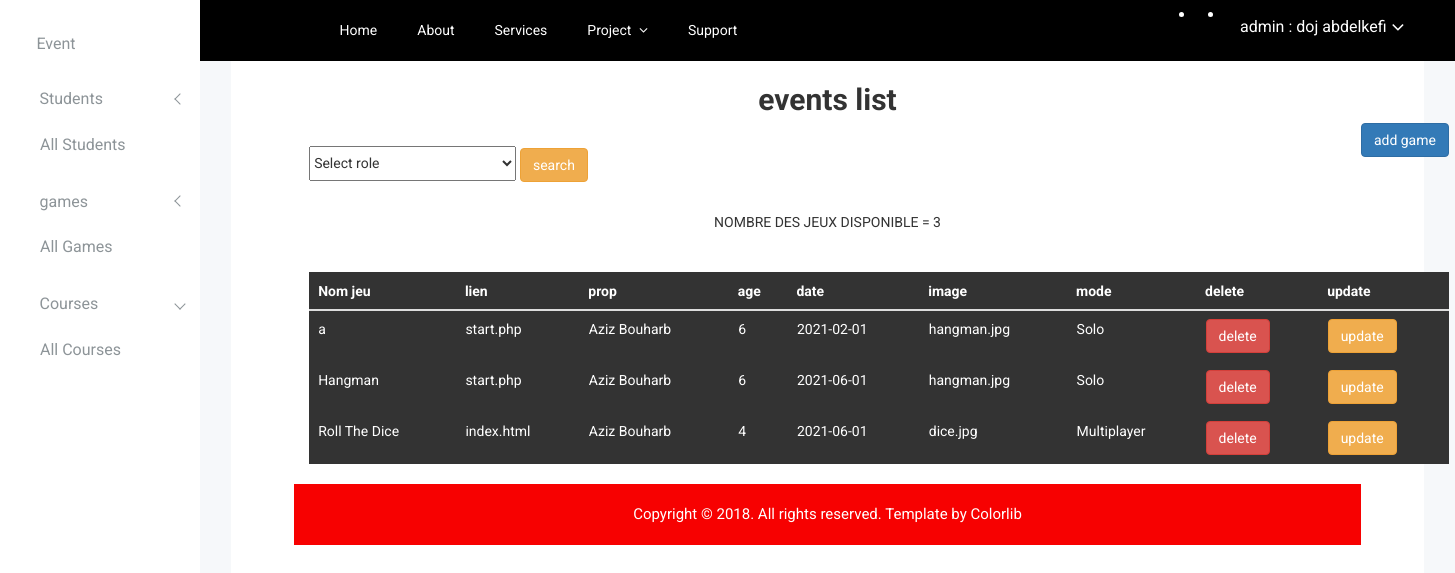
Screenshot of /CourseManagment/view/all-games.php (signed in) with the database file from the repository.
### tables this page shows
CREATE TABLE `jeux` (
  `nom_jeu` varchar(255) NOT NULL,
  `lien_jeu` varchar(255) NOT NULL,
  `prop_jeu` varchar(255) NOT NULL,
  `age_jeu` varchar(255) NOT NULL,
  `date_jeu` varchar(255) NOT NULL,
  `mode_jeu` varchar(255) NOT NULL,
  `img_jeu` varchar(255) NOT NULL
);

### jeuxManagment/back aziz/jeuxC.php (called while the page is built, shortened)
<?php
    class jeuxC{
        function afficherJeux() {
            $sql = "SELECT * FROM jeux";
            $db = config::getConnexion();
            try {
                $liste = $db->query($sql);
                return $liste;
            } catch(Exception $e){
				$e->getMessage();
			}
        }
    }
?>

### CourseManagment/view/all-games.php (the view, shortened to what this page needs)
<?php
    require_once "./../../jeuxManagment/back aziz/jeuxC.php";
    $jeuxC = new jeuxC();
    $listejeux = $jeuxC->afficherJeux();
?>
<!doctype html>
<html class="no-js" lang="en">
<head>
    <link rel="stylesheet" href="./../../EDu-Quiz B/css/bootstrap.min.css">
    <link rel="stylesheet" href="./../../EDu-Quiz B/css/font-awesome.min.css">
    <link rel="stylesheet" href="./../../EDu-Quiz B/css/owl.carousel.css">
    <link rel="stylesheet" href="./../../EDu-Quiz B/css/owl.theme.css">
    <link rel="stylesheet" href="./../../EDu-Quiz B/css/owl.transitions.css">
    <link rel="stylesheet" href="./../../EDu-Quiz B/css/animate.css">
    <link rel="stylesheet" href="./../../EDu-Quiz B/css/normalize.css">
    <link rel="stylesheet" href="./../../EDu-Quiz B/css/meanmenu.min.css">
    <link rel="stylesheet" href="./../../EDu-Quiz B/css/main.css">
    <link rel="stylesheet" href="./../../EDu-Quiz B/css/educate-custon-icon.css">
    <link rel="stylesheet" href="./../../EDu-Quiz B/css/morrisjs/morris.css">
    <link rel="stylesheet" href="./../../EDu-Quiz B/css/scrollbar/jquery.mCustomScrollbar.min.css">
    <link rel="stylesheet" href="./../../EDu-Quiz B/css/metisMenu/metisMenu.min.css">
    <link rel="stylesheet" href="./../../EDu-Quiz B/css/metisMenu/metisMenu-vertical.css">
    <link rel="stylesheet" href="./../../EDu-Quiz B/css/calendar/fullcalendar.min.css">
    <link rel="stylesheet" href="./../../EDu-Quiz B/css/calendar/fullcalendar.print.min.css">
    <link rel="stylesheet" href="./../../EDu-Quiz B/style.css">
    <link rel="stylesheet" href="./../../EDu-Quiz B/css/responsive.css">
</head>
<body>
  <?php require_once "./sideBar.php" ?>
    <div class="all-content-wrapper">
        <div class="container-fluid">
            <div class="row">
                <div class="col-lg-12 col-md-12 col-sm-12 col-xs-12">
                    <div class="logo-pro">
                    </div>
                </div>
            </div>
        </div>
        <?php require_once "./../../CourseManagment/view/header.php" ?>
        <div style="height:100vh; width:95%;  background-color:white; padding:5% 5% 5% 5%"
            class="courses-area container-fluid">
            <div class="container-fluid">
                <div class="row">
                    <div class="col-lg-12">
                        <h2 style="text-align:center;">events list</h2> <br>
                        <form class="mt-5 mb-5" action="./rechercherUsersAd.php" method="POST">
                        <select id="select" style="margin-bottom :3%; width:20%;height:35px" class="form-select"  id="Categorie" name="Categorie" aria-label="Default select example">
                <option  selected>Select role</option>
            </select>
                            <input   class="btn btn-warning" type="submit" value="search">
                        </form>
   <?php
$conn = mysqli_connect("localhost","root","","coursesdb");
$sql="select count(*) as total from jeux";
$result=mysqli_query($conn,$sql);
$data=mysqli_fetch_assoc($result);
echo '<center> NOMBRE DES JEUX DISPONIBLE = '.$data['total'].'</center>';
?>
<br><br>
        </center></div>
        <div class="courses-area">
            <div class="container pos">
                <br><br>
                <a href="./../../jeuxManagment/back aziz/add-game.php" class="btn btn-primary">add game</a>
                <br><br>
                <table class="table">
                    <thead class="thead-dark">
                        <tr>
                            <th>Nom jeu</th>
                            <th>lien</th>
                            <th>prop</th>
                            <th>age</th>
                            <th>date</th>
                            <th>image</th>
                            <th>mode</th>
                            <th>delete</th>
                            <th>update</th>
                        </tr>
                        <?php foreach ($listejeux as $jeux) { ?>
                            <tr>
                                <td>
                                    <?php echo $jeux['nom_jeu'] ?>
                                </td>
                                <td>
                                    <?php echo $jeux['lien_jeu'] ?>
                                </td>
                                <td>
                                    <?php echo $jeux['prop_jeu'] ?>
                                </td>
                                <td>
                                    <?php echo $jeux['age_jeu'] ?>
                                </td>
                                <td>
                                    <?php echo $jeux['date_jeu'] ?>
                                </td>
                                <td>
                                    <?php echo $jeux['img_jeu'] ?>
                                </td>
                                <td>
                                    <?php echo $jeux['mode_jeu'] ?>
                                </td>
                                <td>
                                    <form action="./../../jeuxManagment/back aziz/supprimerJeux.php" method="POST">
                                        <input class="btn btn-danger" type="submit" value="delete">
                                    </form>
                                </td>
                                <td>
                                    <form action="modifierJeux.php" method="POST">
                                        <input class="btn btn-warning" type="submit" value="update">
                                    </form>
                                </td>
                            </tr>
                        <?php } ?>
                    </thead>
                </table>
                    </div>
                </div>
            </div>
        </div>
        <div class="footer-copyright-area">
            <div class="container-fluid">
                <div class="row">
                    <div class="col-lg-12 col-md-12 col-sm-12 col-xs-12">
                        <div class="footer-copy-right">
                            <p>Copyright © 2018. All rights reserved. Template by <a
                                    href="https://colorlib.com/wp/templates/">Colorlib</a></p>
                        </div>
                    </div>
                </div>
            </div>
        </div>
    </div>
</body>
</html>

### EDu-Quiz B/css/main.css (style rules this page uses)
html { color: #222; font-size: 1em; line-height: 1.4; }

### rows the page displays
jeux: nom_jeu "a", lien_jeu "start.php", prop_jeu "Aziz Bouharb", age_jeu "6", date_jeu "2021-02-01", img_jeu "hangman.jpg", mode_jeu "Solo"
jeux: nom_jeu "Hangman", lien_jeu "start.php", prop_jeu "Aziz Bouharb", age_jeu "6", date_jeu "2021-06-01", img_jeu "hangman.jpg", mode_jeu "Solo"
jeux: nom_jeu "Roll The Dice", lien_jeu "index.html", prop_jeu "Aziz Bouharb", age_jeu "4", date_jeu "2021-06-01", img_jeu "dice.jpg", mode_jeu "Multiplayer"

### other values shown
$_SESSION['user']['role'] "admin"
$_SESSION['user']['first_Name'] "doj"
$_SESSION['user']['last_Name'] "abdelkefi"
$data['total'] "3"
